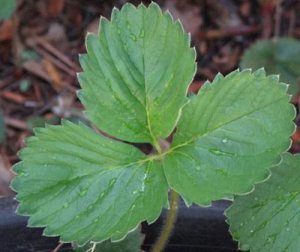
#> input picture python/OpenCVProjects/images/strawberry-leaf.jpg, 300 x 252 px
$ python CannyEdge.py   (older library calls are emulated)
#> lines starting #> are read from the running program, lines starting #| are printed output that depends on the picture
import cv2
import numpy as np
from matplotlib import pyplot as plt

imname = 'images/strawberry-leaf.jpg'
img = cv2.imread(imname, 0)
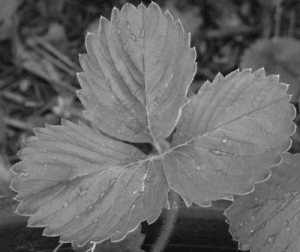
#> img: shape (252, 300); min 10, max 215, mean 104.5

lpc = cv2.Laplacian(img, cv2.CV_8U)
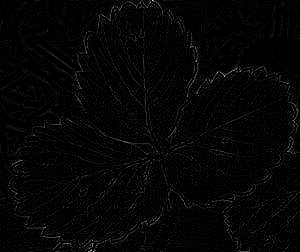
#> lpc: shape (252, 300); min 0, max 219, mean 5.1
edges = cv2.Canny(lpc, 120, 150)
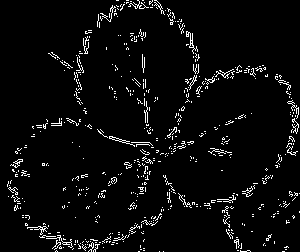
#> edges: shape (252, 300); 4.5% white in thin lines or dots

plt.subplot(131), plt.imshow(img, cmap = 'gray')
plt.title('Original Image'), plt.xticks([]), plt.yticks([])
plt.subplot(132),plt.imshow(lpc, cmap='gray')
plt.title('Laplacian Image'), plt.xticks([]), plt.yticks([])
plt.subplot(133),plt.imshow(edges, cmap='gray')
plt.title('Edge Image'),plt.xticks([]), plt.yticks([])

plt.show()
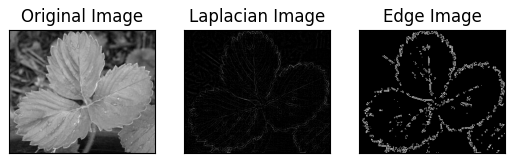
#> figure drawn by matplotlib, 3 panels

$ run again, with python/OpenCVProjects/images/faces.jpg copied over python/OpenCVProjects/images/strawberry-leaf.jpg
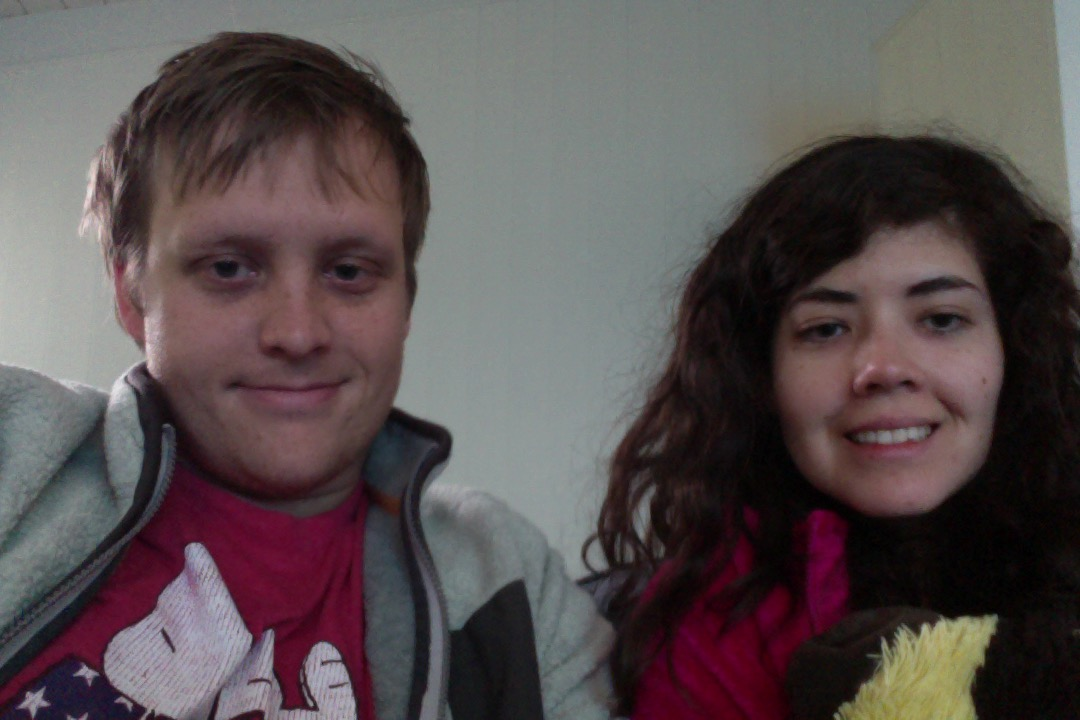
#> input picture python/OpenCVProjects/images/faces.jpg, 1080 x 720 px
#> `edges = cv2.Canny(lpc, 120, 150)`:
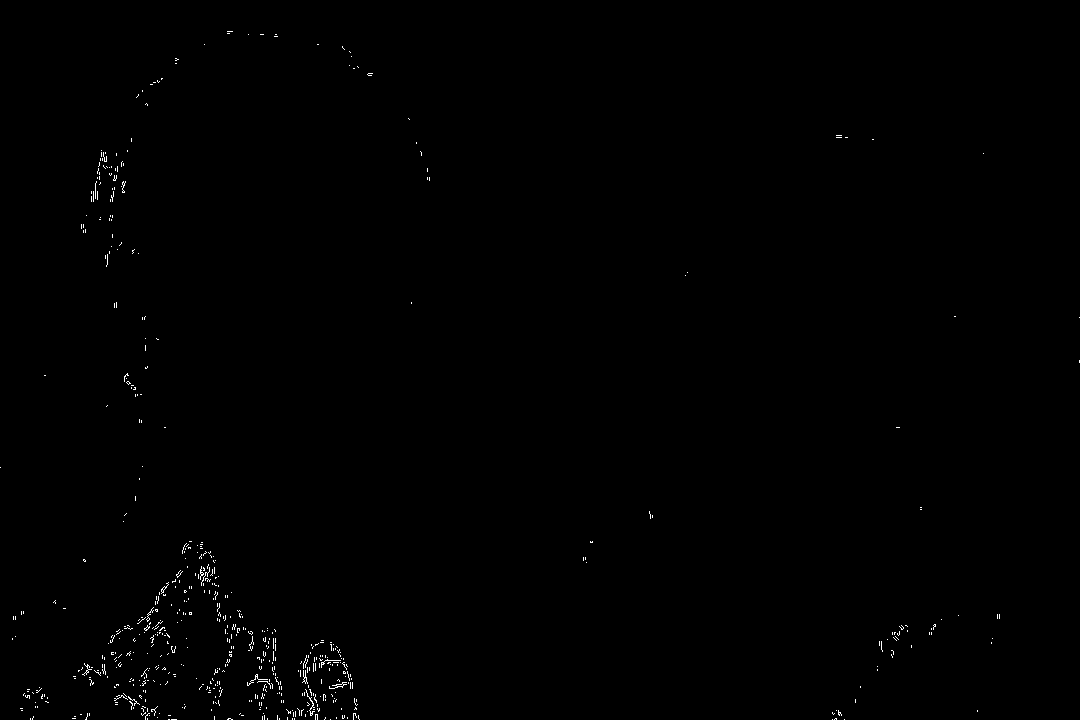
#> edges: shape (720, 1080); 0.35% white in thin lines or dots
#> `plt.show()`:
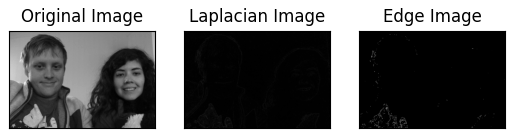
#> figure drawn by matplotlib, 3 panels

$ run again, with python/OpenCVProjects/images/strawberry_leaf.jpg copied over python/OpenCVProjects/images/strawberry-leaf.jpg
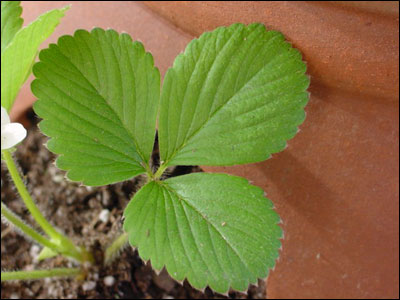
#> input picture python/OpenCVProjects/images/strawberry_leaf.jpg, 400 x 300 px
#> `edges = cv2.Canny(lpc, 120, 150)`:
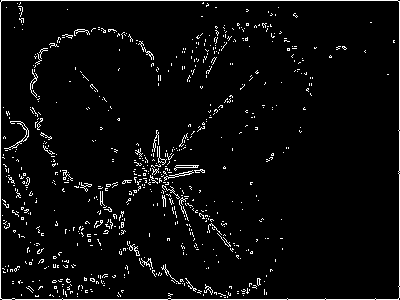
#> edges: shape (300, 400); 4.4% white in thin lines or dots
#> `plt.show()`:
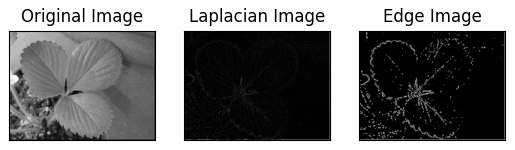
#> figure drawn by matplotlib, 3 panels
